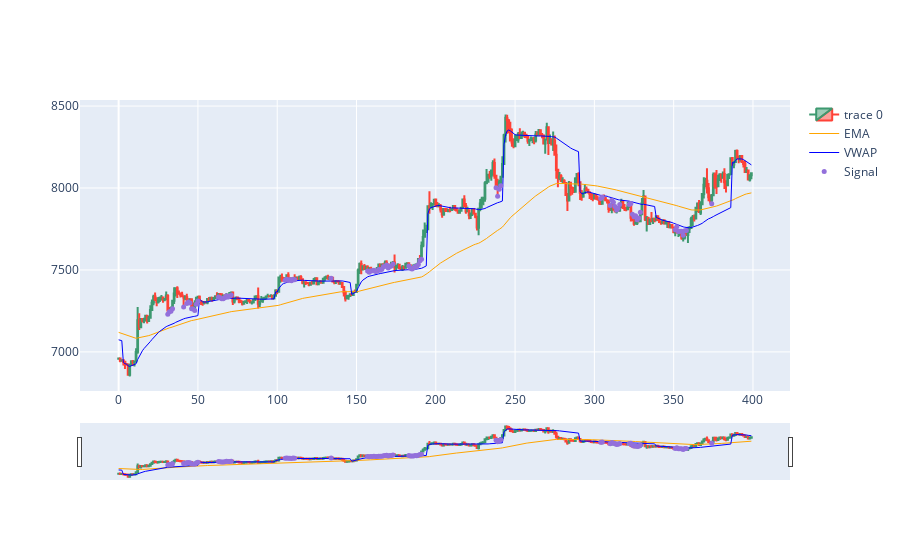

Write notebook code for a chart like this one.
### Code cell
import plotly.graph_objects as go
from plotly.subplots import make_subplots
from datetime import datetime

dfpl = df[1500:1900]
dfpl.reset_index(inplace=True)
fig = go.Figure(data=[go.Candlestick(x=dfpl.index,
                open=dfpl['Open'],
                high=dfpl['High'],
                low=dfpl['Low'],
                close=dfpl['Close']),
                go.Scatter(x=dfpl.index, y=dfpl.EMA, line=dict(color='orange', width=1), name="EMA"),
                go.Scatter(x=dfpl.index, y=dfpl.VWAP, line=dict(color='blue', width=1), name="VWAP")])

fig.add_scatter(x=dfpl.index, y=dfpl['pointposbreak'], mode="markers",
                marker=dict(size=5, color="MediumPurple"),
                name="Signal")
fig.show()

### Figure 1 — Plotly figure (JSON) as saved in the notebook; plotly's stock layout.template omitted (floating-point values rounded to 4 significant figures; data arrays with more than 128 entries replaced by an {"elided": "..."} marker saying what was removed)
{"data": [{"close": {"elided": "400 float values"}, "high": {"elided": "400 float values"}, "low": {"elided": "400 float values"}, "open": {"elided": "400 float values"}, "type": "candlestick", "x": {"elided": "400 int values"}}, {"line": {"color": "orange", "width": 1}, "name": "EMA", "type": "scatter", "x": {"elided": "400 int values"}, "y": {"elided": "400 float values"}}, {"line": {"color": "blue", "width": 1}, "name": "VWAP", "type": "scatter", "x": {"elided": "400 int values"}, "y": {"elided": "400 float values"}}, {"marker": {"color": "MediumPurple", "size": 5}, "mode": "markers", "name": "Signal", "type": "scatter", "x": {"elided": "400 int values"}, "y": {"elided": "400 float values"}}], "layout": {}}
